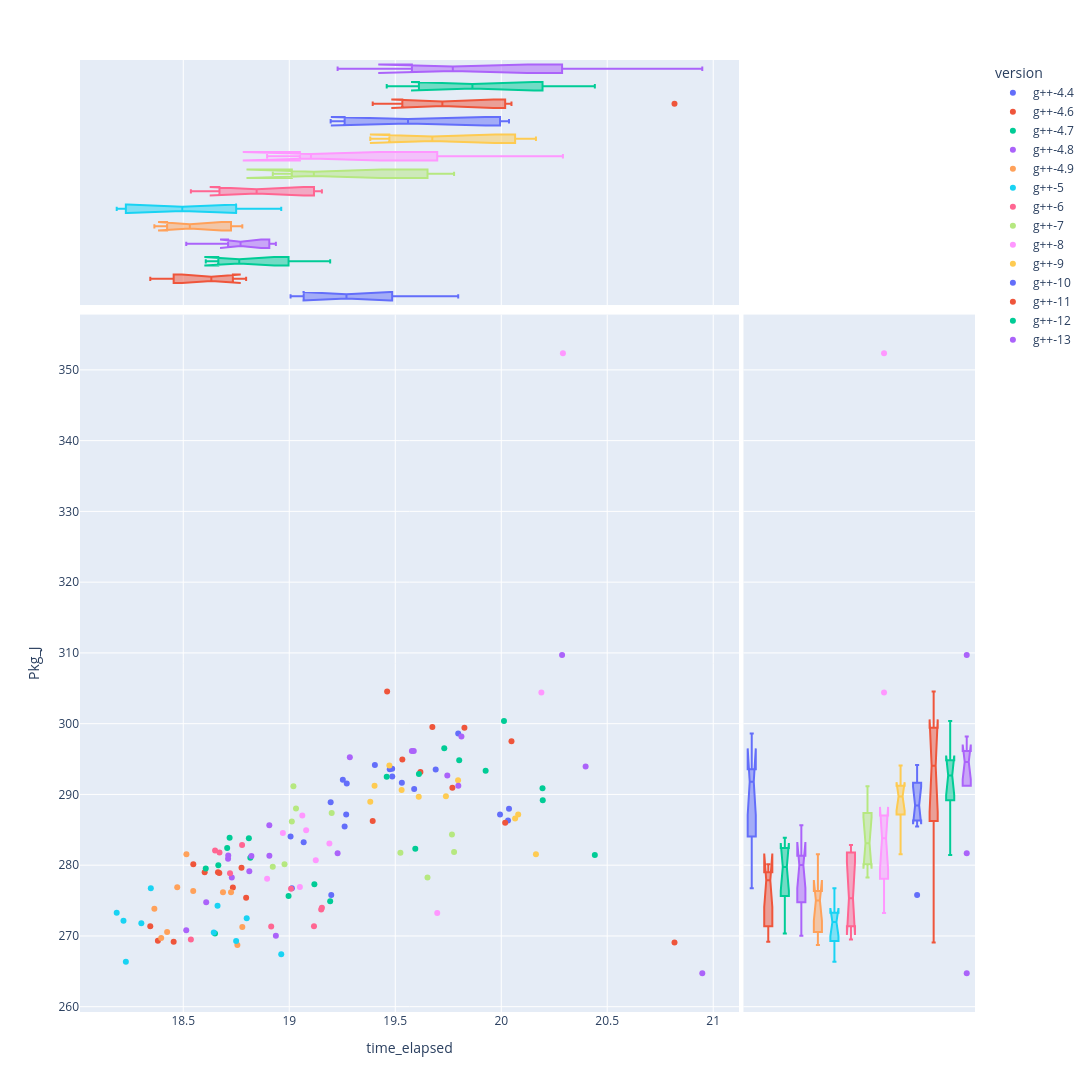

The code cell stored with this chart in its notebook:
### Code cell
fig = px.scatter(df, x='time_elapsed', y='Pkg_J', color='version', marginal_x="box", marginal_y="box", height=1500, width=1500,)
fig.show()

### Figure 1 — Plotly figure (JSON) as saved in the notebook; plotly's stock layout.template omitted (floating-point values rounded to 4 significant figures)
{"data": [{"hovertemplate": "version=g++-4.4<br>time_elapsed=%{x}<br>Pkg_J=%{y}<extra></extra>", "legendgroup": "g++-4.4", "marker": {"color": "#636efa", "symbol": "circle"}, "mode": "markers", "name": "g++-4.4", "orientation": "v", "showlegend": true, "type": "scatter", "x": [19.01, 19.07, 19.49, 19.49, 19.01, 19.27, 19.27, 19.47, 19.8, 19.25], "xaxis": "x", "y": [276.7, 283.2, 292.5, 293.6, 284.1, 287.2, 291.5, 293.6, 298.6, 292.1], "yaxis": "y"}, {"alignmentgroup": "True", "hovertemplate": "version=g++-4.4<br>time_elapsed=%{x}<extra></extra>", "legendgroup": "g++-4.4", "marker": {"color": "#636efa", "symbol": "circle"}, "name": "g++-4.4", "notched": true, "offsetgroup": "g++-4.4", "showlegend": false, "type": "box", "x": [19.01, 19.07, 19.49, 19.49, 19.01, 19.27, 19.27, 19.47, 19.8, 19.25], "xaxis": "x3", "yaxis": "y3"}, {"alignmentgroup": "True", "hovertemplate": "version=g++-4.4<br>Pkg_J=%{y}<extra></extra>", "legendgroup": "g++-4.4", "marker": {"color": "#636efa", "symbol": "circle"}, "name": "g++-4.4", "notched": true, "offsetgroup": "g++-4.4", "showlegend": false, "type": "box", "xaxis": "x2", "y": [276.7, 283.2, 292.5, 293.6, 284.1, 287.2, 291.5, 293.6, 298.6, 292.1], "yaxis": "y2"}, {"hovertemplate": "version=g++-4.6<br>time_elapsed=%{x}<br>Pkg_J=%{y}<extra></extra>", "legendgroup": "g++-4.6", "marker": {"color": "#EF553B", "symbol": "circle"}, "mode": "markers", "name": "g++-4.6", "orientation": "v", "showlegend": true, "type": "scatter", "x": [18.45, 18.38, 18.34, 18.55, 18.6, 18.8, 18.77, 18.73, 18.66, 18.67], "xaxis": "x", "y": [269.2, 269.3, 271.4, 280.1, 279.0, 275.4, 279.6, 276.8, 279, 278.9], "yaxis": "y"}, {"alignmentgroup": "True", "hovertemplate": "version=g++-4.6<br>time_elapsed=%{x}<extra></extra>", "legendgroup": "g++-4.6", "marker": {"color": "#EF553B", "symbol": "circle"}, "name": "g++-4.6", "notched": true, "offsetgroup": "g++-4.6", "showlegend": false, "type": "box", "x": [18.45, 18.38, 18.34, 18.55, 18.6, 18.8, 18.77, 18.73, 18.66, 18.67], "xaxis": "x3", "yaxis": "y3"}, {"alignmentgroup": "True", "hovertemplate": "version=g++-4.6<br>Pkg_J=%{y}<extra></extra>", "legendgroup": "g++-4.6", "marker": {"color": "#EF553B", "symbol": "circle"}, "name": "g++-4.6", "notched": true, "offsetgroup": "g++-4.6", "showlegend": false, "type": "box", "xaxis": "x2", "y": [269.2, 269.3, 271.4, 280.1, 279.0, 275.4, 279.6, 276.8, 279, 278.9], "yaxis": "y2"}, {"hovertemplate": "version=g++-4.7<br>time_elapsed=%{x}<br>Pkg_J=%{y}<extra></extra>", "legendgroup": "g++-4.7", "marker": {"color": "#00cc96", "symbol": "circle"}, "mode": "markers", "name": "g++-4.7", "orientation": "v", "showlegend": true, "type": "scatter", "x": [18.65, 18.67, 18.61, 18.72, 18.71, 19.12, 18.81, 18.82, 19.0, 19.19], "xaxis": "x", "y": [270.4, 280.0, 279.5, 283.9, 282.4, 277.3, 283.8, 281.1, 275.6, 274.9], "yaxis": "y"}, {"alignmentgroup": "True", "hovertemplate": "version=g++-4.7<br>time_elapsed=%{x}<extra></extra>", "legendgroup": "g++-4.7", "marker": {"color": "#00cc96", "symbol": "circle"}, "name": "g++-4.7", "notched": true, "offsetgroup": "g++-4.7", "showlegend": false, "type": "box", "x": [18.65, 18.67, 18.61, 18.72, 18.71, 19.12, 18.81, 18.82, 19.0, 19.19], "xaxis": "x3", "yaxis": "y3"}, {"alignmentgroup": "True", "hovertemplate": "version=g++-4.7<br>Pkg_J=%{y}<extra></extra>", "legendgroup": "g++-4.7", "marker": {"color": "#00cc96", "symbol": "circle"}, "name": "g++-4.7", "notched": true, "offsetgroup": "g++-4.7", "showlegend": false, "type": "box", "xaxis": "x2", "y": [270.4, 280.0, 279.5, 283.9, 282.4, 277.3, 283.8, 281.1, 275.6, 274.9], "yaxis": "y2"}, {"hovertemplate": "version=g++-4.8<br>time_elapsed=%{x}<br>Pkg_J=%{y}<extra></extra>", "legendgroup": "g++-4.8", "marker": {"color": "#ab63fa", "symbol": "circle"}, "mode": "markers", "name": "g++-4.8", "orientation": "v", "showlegend": true, "type": "scatter", "x": [18.51, 18.73, 18.71, 18.61, 18.71, 18.91, 18.94, 18.82, 18.91, 18.81], "xaxis": "x", "y": [270.8, 278.3, 280.9, 274.8, 281.4, 285.6, 270.0, 281.3, 281.3, 279.1], "yaxis": "y"}, {"alignmentgroup": "True", "hovertemplate": "version=g++-4.8<br>time_elapsed=%{x}<extra></extra>", "legendgroup": "g++-4.8", "marker": {"color": "#ab63fa", "symbol": "circle"}, "name": "g++-4.8", "notched": true, "offsetgroup": "g++-4.8", "showlegend": false, "type": "box", "x": [18.51, 18.73, 18.71, 18.61, 18.71, 18.91, 18.94, 18.82, 18.91, 18.81], "xaxis": "x3", "yaxis": "y3"}, {"alignmentgroup": "True", "hovertemplate": "version=g++-4.8<br>Pkg_J=%{y}<extra></extra>", "legendgroup": "g++-4.8", "marker": {"color": "#ab63fa", "symbol": "circle"}, "name": "g++-4.8", "notched": true, "offsetgroup": "g++-4.8", "showlegend": false, "type": "box", "xaxis": "x2", "y": [270.8, 278.3, 280.9, 274.8, 281.4, 285.6, 270.0, 281.3, 281.3, 279.1], "yaxis": "y2"}, {"hovertemplate": "version=g++-4.9<br>time_elapsed=%{x}<br>Pkg_J=%{y}<extra></extra>", "legendgroup": "g++-4.9", "marker": {"color": "#FFA15A", "symbol": "circle"}, "mode": "markers", "name": "g++-4.9", "orientation": "v", "showlegend": true, "type": "scatter", "x": [18.4, 18.36, 18.42, 18.51, 18.47, 18.76, 18.73, 18.55, 18.78, 18.69], "xaxis": "x", "y": [269.7, 273.9, 270.6, 281.6, 276.9, 268.7, 276.2, 276.4, 271.3, 276.2], "yaxis": "y"}, {"alignmentgroup": "True", "hovertemplate": "version=g++-4.9<br>time_elapsed=%{x}<extra></extra>", "legendgroup": "g++-4.9", "marker": {"color": "#FFA15A", "symbol": "circle"}, "name": "g++-4.9", "notched": true, "offsetgroup": "g++-4.9", "showlegend": false, "type": "box", "x": [18.4, 18.36, 18.42, 18.51, 18.47, 18.76, 18.73, 18.55, 18.78, 18.69], "xaxis": "x3", "yaxis": "y3"}, {"alignmentgroup": "True", "hovertemplate": "version=g++-4.9<br>Pkg_J=%{y}<extra></extra>", "legendgroup": "g++-4.9", "marker": {"color": "#FFA15A", "symbol": "circle"}, "name": "g++-4.9", "notched": true, "offsetgroup": "g++-4.9", "showlegend": false, "type": "box", "xaxis": "x2", "y": [269.7, 273.9, 270.6, 281.6, 276.9, 268.7, 276.2, 276.4, 271.3, 276.2], "yaxis": "y2"}, {"hovertemplate": "version=g++-5<br>time_elapsed=%{x}<br>Pkg_J=%{y}<extra></extra>", "legendgroup": "g++-5", "marker": {"color": "#19d3f3", "symbol": "circle"}, "mode": "markers", "name": "g++-5", "orientation": "v", "showlegend": true, "type": "scatter", "x": [18.23, 18.22, 18.19, 18.35, 18.75, 18.3, 18.64, 18.8, 18.96, 18.66], "xaxis": "x", "y": [266.4, 272.1, 273.3, 276.7, 269.3, 271.8, 270.5, 272.5, 267.4, 274.3], "yaxis": "y"}, {"alignmentgroup": "True", "hovertemplate": "version=g++-5<br>time_elapsed=%{x}<extra></extra>", "legendgroup": "g++-5", "marker": {"color": "#19d3f3", "symbol": "circle"}, "name": "g++-5", "notched": true, "offsetgroup": "g++-5", "showlegend": false, "type": "box", "x": [18.23, 18.22, 18.19, 18.35, 18.75, 18.3, 18.64, 18.8, 18.96, 18.66], "xaxis": "x3", "yaxis": "y3"}, {"alignmentgroup": "True", "hovertemplate": "version=g++-5<br>Pkg_J=%{y}<extra></extra>", "legendgroup": "g++-5", "marker": {"color": "#19d3f3", "symbol": "circle"}, "name": "g++-5", "notched": true, "offsetgroup": "g++-5", "showlegend": false, "type": "box", "xaxis": "x2", "y": [266.4, 272.1, 273.3, 276.7, 269.3, 271.8, 270.5, 272.5, 267.4, 274.3], "yaxis": "y2"}, {"hovertemplate": "version=g++-6<br>time_elapsed=%{x}<br>Pkg_J=%{y}<extra></extra>", "legendgroup": "g++-6", "marker": {"color": "#FF6692", "symbol": "circle"}, "mode": "markers", "name": "g++-6", "orientation": "v", "showlegend": true, "type": "scatter", "x": [18.54, 18.67, 18.72, 18.65, 18.78, 19.15, 19.15, 19.12, 19.01, 18.91], "xaxis": "x", "y": [269.5, 281.8, 278.9, 282.1, 282.8, 273.8, 274.0, 271.4, 276.7, 271.3], "yaxis": "y"}, {"alignmentgroup": "True", "hovertemplate": "version=g++-6<br>time_elapsed=%{x}<extra></extra>", "legendgroup": "g++-6", "marker": {"color": "#FF6692", "symbol": "circle"}, "name": "g++-6", "notched": true, "offsetgroup": "g++-6", "showlegend": false, "type": "box", "x": [18.54, 18.67, 18.72, 18.65, 18.78, 19.15, 19.15, 19.12, 19.01, 18.91], "xaxis": "x3", "yaxis": "y3"}, {"alignmentgroup": "True", "hovertemplate": "version=g++-6<br>Pkg_J=%{y}<extra></extra>", "legendgroup": "g++-6", "marker": {"color": "#FF6692", "symbol": "circle"}, "name": "g++-6", "notched": true, "offsetgroup": "g++-6", "showlegend": false, "type": "box", "xaxis": "x2", "y": [269.5, 281.8, 278.9, 282.1, 282.8, 273.8, 274.0, 271.4, 276.7, 271.3], "yaxis": "y2"}, {"hovertemplate": "version=g++-7<br>time_elapsed=%{x}<br>Pkg_J=%{y}<extra></extra>", "legendgroup": "g++-7", "marker": {"color": "#B6E880", "symbol": "circle"}, "mode": "markers", "name": "g++-7", "orientation": "v", "showlegend": true, "type": "scatter", "x": [18.92, 18.98, 19.02, 19.01, 19.03, 19.52, 19.77, 19.2, 19.78, 19.65], "xaxis": "x", "y": [279.8, 280.1, 291.2, 286.2, 288.0, 281.8, 284.4, 287.4, 281.9, 278.2], "yaxis": "y"}, {"alignmentgroup": "True", "hovertemplate": "version=g++-7<br>time_elapsed=%{x}<extra></extra>", "legendgroup": "g++-7", "marker": {"color": "#B6E880", "symbol": "circle"}, "name": "g++-7", "notched": true, "offsetgroup": "g++-7", "showlegend": false, "type": "box", "x": [18.92, 18.98, 19.02, 19.01, 19.03, 19.52, 19.77, 19.2, 19.78, 19.65], "xaxis": "x3", "yaxis": "y3"}, {"alignmentgroup": "True", "hovertemplate": "version=g++-7<br>Pkg_J=%{y}<extra></extra>", "legendgroup": "g++-7", "marker": {"color": "#B6E880", "symbol": "circle"}, "name": "g++-7", "notched": true, "offsetgroup": "g++-7", "showlegend": false, "type": "box", "xaxis": "x2", "y": [279.8, 280.1, 291.2, 286.2, 288.0, 281.8, 284.4, 287.4, 281.9, 278.2], "yaxis": "y2"}, {"hovertemplate": "version=g++-8<br>time_elapsed=%{x}<br>Pkg_J=%{y}<extra></extra>", "legendgroup": "g++-8", "marker": {"color": "#FF97FF", "symbol": "circle"}, "mode": "markers", "name": "g++-8", "orientation": "v", "showlegend": true, "type": "scatter", "x": [18.9, 18.97, 19.19, 19.08, 19.06, 20.19, 20.29, 19.05, 19.13, 19.7], "xaxis": "x", "y": [278.1, 284.6, 283.1, 284.9, 287.0, 304.4, 352.4, 276.9, 280.7, 273.2], "yaxis": "y"}, {"alignmentgroup": "True", "hovertemplate": "version=g++-8<br>time_elapsed=%{x}<extra></extra>", "legendgroup": "g++-8", "marker": {"color": "#FF97FF", "symbol": "circle"}, "name": "g++-8", "notched": true, "offsetgroup": "g++-8", "showlegend": false, "type": "box", "x": [18.9, 18.97, 19.19, 19.08, 19.06, 20.19, 20.29, 19.05, 19.13, 19.7], "xaxis": "x3", "yaxis": "y3"}, {"alignmentgroup": "True", "hovertemplate": "version=g++-8<br>Pkg_J=%{y}<extra></extra>", "legendgroup": "g++-8", "marker": {"color": "#FF97FF", "symbol": "circle"}, "name": "g++-8", "notched": true, "offsetgroup": "g++-8", "showlegend": false, "type": "box", "xaxis": "x2", "y": [278.1, 284.6, 283.1, 284.9, 287.0, 304.4, 352.4, 276.9, 280.7, 273.2], "yaxis": "y2"}, {"hovertemplate": "version=g++-9<br>time_elapsed=%{x}<br>Pkg_J=%{y}<extra></extra>", "legendgroup": "g++-9", "marker": {"color": "#FECB52", "symbol": "circle"}, "mode": "markers", "name": "g++-9", "orientation": "v", "showlegend": true, "type": "scatter", "x": [19.38, 19.4, 19.53, 19.8, 19.47, 19.61, 19.74, 20.08, 20.07, 20.16], "xaxis": "x", "y": [289.0, 291.2, 290.6, 292, 294.1, 289.7, 289.8, 287.2, 286.6, 281.6], "yaxis": "y"}, {"alignmentgroup": "True", "hovertemplate": "version=g++-9<br>time_elapsed=%{x}<extra></extra>", "legendgroup": "g++-9", "marker": {"color": "#FECB52", "symbol": "circle"}, "name": "g++-9", "notched": true, "offsetgroup": "g++-9", "showlegend": false, "type": "box", "x": [19.38, 19.4, 19.53, 19.8, 19.47, 19.61, 19.74, 20.08, 20.07, 20.16], "xaxis": "x3", "yaxis": "y3"}, {"alignmentgroup": "True", "hovertemplate": "version=g++-9<br>Pkg_J=%{y}<extra></extra>", "legendgroup": "g++-9", "marker": {"color": "#FECB52", "symbol": "circle"}, "name": "g++-9", "notched": true, "offsetgroup": "g++-9", "showlegend": false, "type": "box", "xaxis": "x2", "y": [289.0, 291.2, 290.6, 292, 294.1, 289.7, 289.8, 287.2, 286.6, 281.6], "yaxis": "y2"}, {"hovertemplate": "version=g++-10<br>time_elapsed=%{x}<br>Pkg_J=%{y}<extra></extra>", "legendgroup": "g++-10", "marker": {"color": "#636efa", "symbol": "circle"}, "mode": "markers", "name": "g++-10", "orientation": "v", "showlegend": true, "type": "scatter", "x": [19.2, 19.26, 19.53, 19.2, 19.4, 19.59, 20.04, 19.99, 20.03, 19.69], "xaxis": "x", "y": [275.8, 285.5, 291.7, 288.9, 294.2, 290.8, 288.0, 287.2, 286.3, 293.5], "yaxis": "y"}, {"alignmentgroup": "True", "hovertemplate": "version=g++-10<br>time_elapsed=%{x}<extra></extra>", "legendgroup": "g++-10", "marker": {"color": "#636efa", "symbol": "circle"}, "name": "g++-10", "notched": true, "offsetgroup": "g++-10", "showlegend": false, "type": "box", "x": [19.2, 19.26, 19.53, 19.2, 19.4, 19.59, 20.04, 19.99, 20.03, 19.69], "xaxis": "x3", "yaxis": "y3"}, {"alignmentgroup": "True", "hovertemplate": "version=g++-10<br>Pkg_J=%{y}<extra></extra>", "legendgroup": "g++-10", "marker": {"color": "#636efa", "symbol": "circle"}, "name": "g++-10", "notched": true, "offsetgroup": "g++-10", "showlegend": false, "type": "box", "xaxis": "x2", "y": [275.8, 285.5, 291.7, 288.9, 294.2, 290.8, 288.0, 287.2, 286.3, 293.5], "yaxis": "y2"}, {"hovertemplate": "version=g++-11<br>time_elapsed=%{x}<br>Pkg_J=%{y}<extra></extra>", "legendgroup": "g++-11", "marker": {"color": "#EF553B", "symbol": "circle"}, "mode": "markers", "name": "g++-11", "orientation": "v", "showlegend": true, "type": "scatter", "x": [19.39, 19.46, 19.53, 20.05, 19.83, 19.67, 19.77, 20.02, 19.62, 20.82], "xaxis": "x", "y": [286.2, 304.6, 294.9, 297.5, 299.4, 299.5, 290.9, 286.0, 293.2, 269.1], "yaxis": "y"}, {"alignmentgroup": "True", "hovertemplate": "version=g++-11<br>time_elapsed=%{x}<extra></extra>", "legendgroup": "g++-11", "marker": {"color": "#EF553B", "symbol": "circle"}, "name": "g++-11", "notched": true, "offsetgroup": "g++-11", "showlegend": false, "type": "box", "x": [19.39, 19.46, 19.53, 20.05, 19.83, 19.67, 19.77, 20.02, 19.62, 20.82], "xaxis": "x3", "yaxis": "y3"}, {"alignmentgroup": "True", "hovertemplate": "version=g++-11<br>Pkg_J=%{y}<extra></extra>", "legendgroup": "g++-11", "marker": {"color": "#EF553B", "symbol": "circle"}, "name": "g++-11", "notched": true, "offsetgroup": "g++-11", "showlegend": false, "type": "box", "xaxis": "x2", "y": [286.2, 304.6, 294.9, 297.5, 299.4, 299.5, 290.9, 286.0, 293.2, 269.1], "yaxis": "y2"}, {"hovertemplate": "version=g++-12<br>time_elapsed=%{x}<br>Pkg_J=%{y}<extra></extra>", "legendgroup": "g++-12", "marker": {"color": "#00cc96", "symbol": "circle"}, "mode": "markers", "name": "g++-12", "orientation": "v", "showlegend": true, "type": "scatter", "x": [19.59, 19.61, 19.46, 19.8, 19.73, 20.01, 20.19, 19.93, 20.2, 20.44], "xaxis": "x", "y": [282.3, 292.9, 292.5, 294.8, 296.5, 300.4, 290.9, 293.4, 289.2, 281.4], "yaxis": "y"}, {"alignmentgroup": "True", "hovertemplate": "version=g++-12<br>time_elapsed=%{x}<extra></extra>", "legendgroup": "g++-12", "marker": {"color": "#00cc96", "symbol": "circle"}, "name": "g++-12", "notched": true, "offsetgroup": "g++-12", "showlegend": false, "type": "box", "x": [19.59, 19.61, 19.46, 19.8, 19.73, 20.01, 20.19, 19.93, 20.2, 20.44], "xaxis": "x3", "yaxis": "y3"}, {"alignmentgroup": "True", "hovertemplate": "version=g++-12<br>Pkg_J=%{y}<extra></extra>", "legendgroup": "g++-12", "marker": {"color": "#00cc96", "symbol": "circle"}, "name": "g++-12", "notched": true, "offsetgroup": "g++-12", "showlegend": false, "type": "box", "xaxis": "x2", "y": [282.3, 292.9, 292.5, 294.8, 296.5, 300.4, 290.9, 293.4, 289.2, 281.4], "yaxis": "y2"}, {"hovertemplate": "version=g++-13<br>time_elapsed=%{x}<br>Pkg_J=%{y}<extra></extra>", "legendgroup": "g++-13", "marker": {"color": "#ab63fa", "symbol": "circle"}, "mode": "markers", "name": "g++-13", "orientation": "v", "showlegend": true, "type": "scatter", "x": [19.23, 19.29, 19.81, 19.75, 19.58, 20.29, 19.59, 20.4, 19.8, 20.95], "xaxis": "x", "y": [281.7, 295.2, 298.2, 292.7, 296.1, 309.7, 296.1, 293.9, 291.2, 264.7], "yaxis": "y"}, {"alignmentgroup": "True", "hovertemplate": "version=g++-13<br>time_elapsed=%{x}<extra></extra>", "legendgroup": "g++-13", "marker": {"color": "#ab63fa", "symbol": "circle"}, "name": "g++-13", "notched": true, "offsetgroup": "g++-13", "showlegend": false, "type": "box", "x": [19.23, 19.29, 19.81, 19.75, 19.58, 20.29, 19.59, 20.4, 19.8, 20.95], "xaxis": "x3", "yaxis": "y3"}, {"alignmentgroup": "True", "hovertemplate": "version=g++-13<br>Pkg_J=%{y}<extra></extra>", "legendgroup": "g++-13", "marker": {"color": "#ab63fa", "symbol": "circle"}, "name": "g++-13", "notched": true, "offsetgroup": "g++-13", "showlegend": false, "type": "box", "xaxis": "x2", "y": [281.7, 295.2, 298.2, 292.7, 296.1, 309.7, 296.1, 293.9, 291.2, 264.7], "yaxis": "y2"}], "layout": {"height": 1500, "legend": {"title": {"text": "version"}, "tracegroupgap": 0}, "margin": {"t": 60}, "width": 1500, "xaxis": {"anchor": "y", "domain": [0, 0.7363], "title": {"text": "time_elapsed"}}, "xaxis2": {"anchor": "y2", "domain": [0.7413, 1], "matches": "x2", "showgrid": false, "showline": false, "showticklabels": false, "ticks": ""}, "xaxis3": {"anchor": "y3", "domain": [0, 0.7363], "matches": "x", "showgrid": true, "showticklabels": false}, "xaxis4": {"anchor": "y4", "domain": [0.7413, 1], "matches": "x2", "showgrid": false, "showline": false, "showticklabels": false, "ticks": ""}, "yaxis": {"anchor": "x", "domain": [0, 0.7326], "title": {"text": "Pkg_J"}}, "yaxis2": {"anchor": "x2", "domain": [0, 0.7326], "matches": "y", "showgrid": true, "showticklabels": false}, "yaxis3": {"anchor": "x3", "domain": [0.7426, 1], "matches": "y3", "showgrid": false, "showline": false, "showticklabels": false, "ticks": ""}, "yaxis4": {"anchor": "x4", "domain": [0.7426, 1], "matches": "y3", "showgrid": true, "showline": false, "showticklabels": false, "ticks": ""}}}
